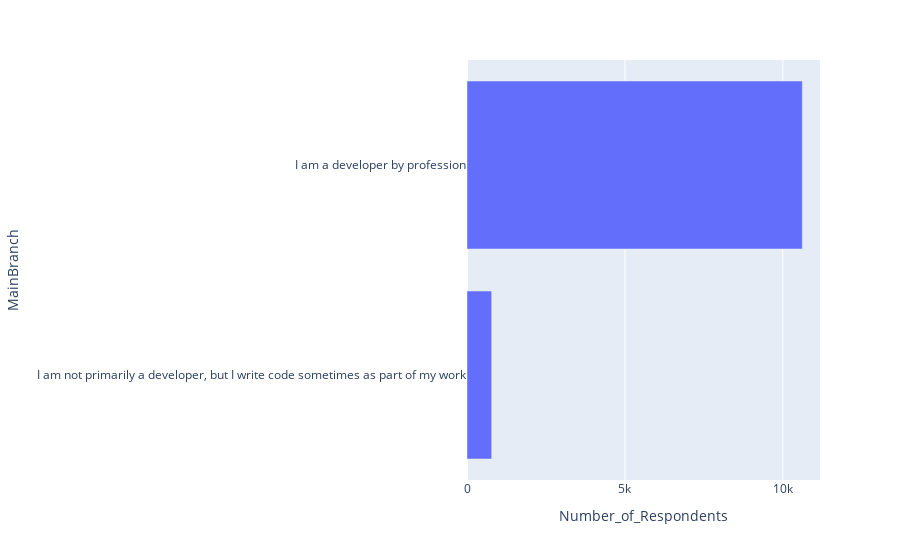

Notebook cell for this chart:
### Markdown cell above
Create a horizontal bar chart using column `MainBranch.`

### Code cell
# your code goes here
QUERY = "SELECT MainBranch, COUNT(*) as Number_of_Respondents FROM master group by MainBranch order by Number_of_Respondents"
df = pd.read_sql_query(QUERY,conn)
df
fig = px.bar(df, x="Number_of_Respondents", y="MainBranch", orientation='h')
fig.show()

### Figure 1 — Plotly figure (JSON) as saved in the notebook; plotly's stock layout.template omitted (floating-point values rounded to 4 significant figures)
{"data": [{"alignmentgroup": "True", "hovertemplate": "Number_of_Respondents=%{x}<br>MainBranch=%{y}<extra></extra>", "legendgroup": "", "marker": {"color": "#636efa", "pattern": {"shape": ""}}, "name": "", "offsetgroup": "", "orientation": "h", "showlegend": false, "textposition": "auto", "type": "bar", "x": [780, 10618], "xaxis": "x", "y": ["I am not primarily a developer, but I write code sometimes as part of my work", "I am a developer by profession"], "yaxis": "y"}], "layout": {"autosize": true, "barmode": "relative", "legend": {"tracegroupgap": 0}, "margin": {"t": 60}, "xaxis": {"anchor": "y", "autorange": true, "domain": [0, 1], "range": [0, 11180.0], "title": {"text": "Number_of_Respondents"}, "type": "linear"}, "yaxis": {"anchor": "x", "autorange": true, "domain": [0, 1], "range": [-0.5, 1.5], "title": {"text": "MainBranch"}, "type": "category"}}}
